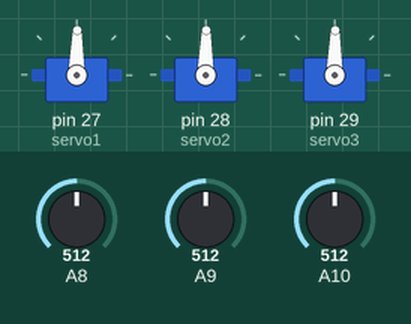
Simulated run of this sketch. Board: Arduino Mega 2560, built with avr-gcc and run on an emulated ATmega2560. Shown: 3 × servo. The test bench sets the inputs (shaded band); at power-on: A8 = 512, A9 = 512, A10 = 512.

Above: at 1.2 s.
1.3 s: A8 set to 716
At 2.4 s:
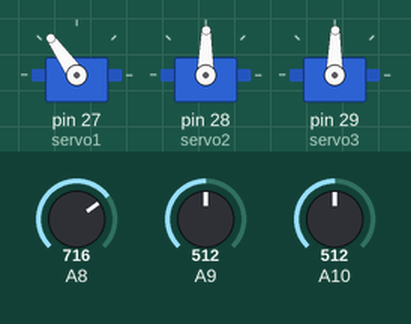
2.8 s: A9 set to 716
At 3.4 s:
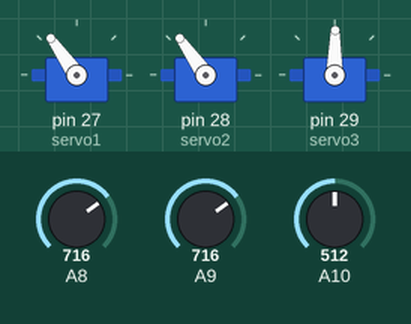
4.3 s: A10 set to 716
At 4.6 s:
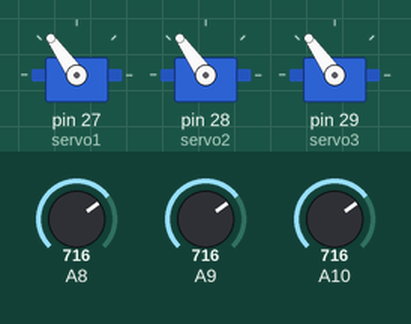
5.8 s: A8 set to 900
At 6.9 s:
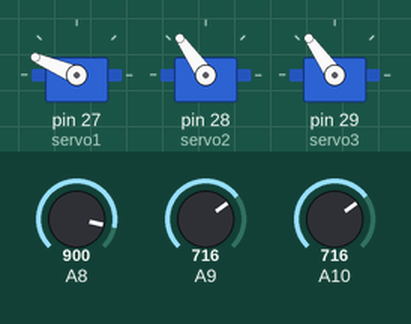
7.3 s: A9 set to 900
At 8.1 s:
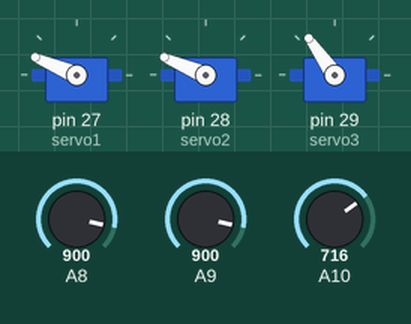
8.8 s: A10 set to 900
At 9.2 s:
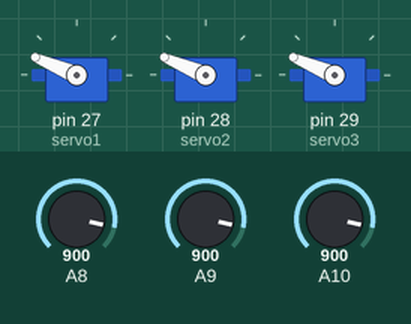
Timing chart, 0 to 11.3 s (numbered marks = the images above; inputs shaded):
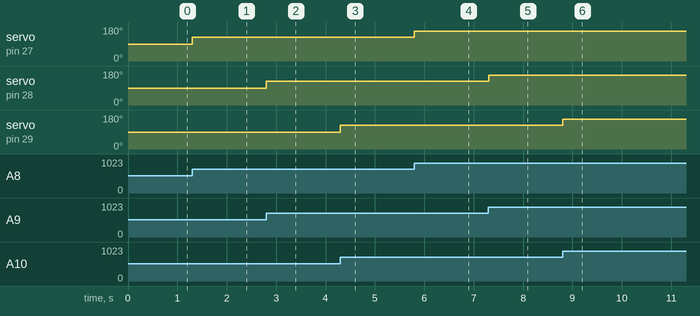

Measured:
- after the input at 1.3 s, servo on pin 27 (servo1): 89° → 125° at once
- after the input at 2.8 s, servo on pin 28 (servo2): 89° → 125° at once
- after the input at 4.3 s, servo on pin 29 (servo3): 89° → 125° at once
- after the input at 5.8 s, servo on pin 27 (servo1): 125° → 157° at once
- after the input at 7.3 s, servo on pin 28 (servo2): 125° → 157° at once
- after the input at 8.8 s, servo on pin 29 (servo3): 125° → 157° at once

The sketch:

servo_control.ino
```cpp
#include <Servo.h>

Servo servo1;
Servo servo2;
Servo servo3;

int sensor1 = 24;
int sensor2 = 25;
int sensor3 = 26;
int value1;
int value2;
int value3;

void setup()
{
  servo1.attach(27);
    servo2.attach(28);
      servo3.attach(29);
}
void loop()
{
  value1 = analogRead(sensor1);
    value2 = analogRead(sensor2);
      value3 = analogRead(sensor3);
  value1 = map(value1, 0, 1023, 0, 179);
    value2 = map(value2, 0, 1023, 0, 179);
      value3 = map(value3, 0, 1023, 0, 179);
  servo1.write(value1);
    servo2.write(value2);
      servo3.write(value3);
  delay(1);
}
```
